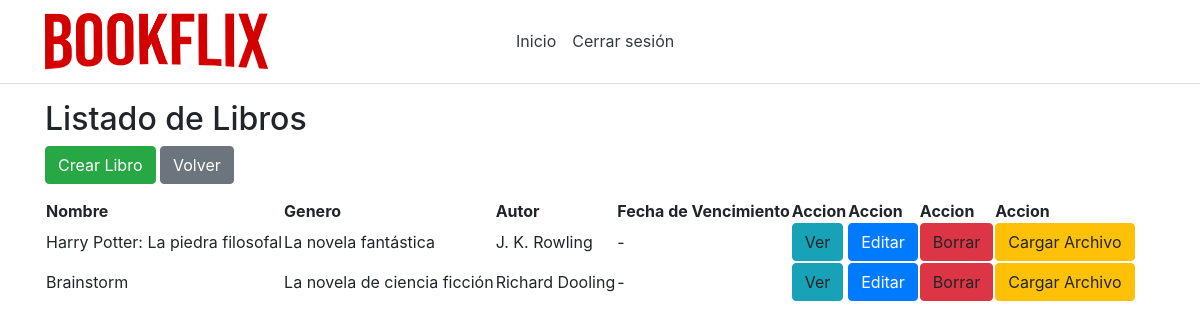
Before: /listBooks/ (signed in) with the older database file.
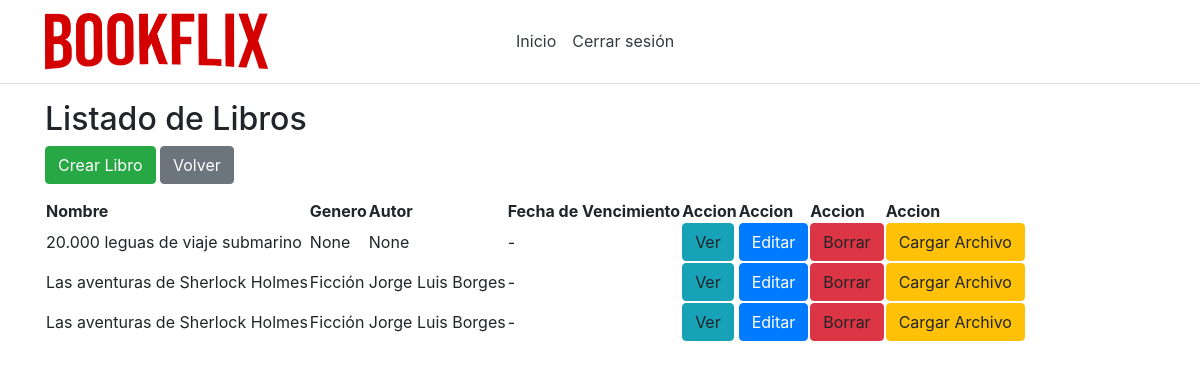
After: the same page with the newer database file.
### app/models.py (models this page shows, shortened)
class Libro(models.Model):
    id = models.AutoField(primary_key=True)
    nombre = models.CharField(max_length=50,unique=True)
    isbn = models.IntegerField(unique=True)
    idAutor = models.ForeignKey(Autor,on_delete=models.CASCADE,null=True)
    idGenero = models.ForeignKey(Genero,on_delete=models.CASCADE,null=True)
    idEditorial = models.ForeignKey(Editorial,on_delete=models.CASCADE,null=True)
    descripcion = models.CharField(max_length=1000)
    foto = models.ImageField(upload_to='images/',null=True,blank=True)
    vistos = models.IntegerField(null=True, default=0)
    ultimoCapitulo = models.BooleanField(default=False)

class Genero(models.Model):
    id = models.AutoField(primary_key=True)
    nombre = models.CharField(max_length=50,unique=True)
    def __str__(self):
        return self.nombre

class Autor(models.Model):
    id = models.AutoField(primary_key=True)
    nombre = models.CharField(max_length=50,unique=True)
    def __str__(self):
        return self.nombre

### app/views.py (the view)
# urls.py: path('listBooks/', views.listBooks),
def listBooks(request):
    libros = Libro.objects.all().order_by('vistos')
    return render(request, "shared/listOfBooks.html", {'libros': libros})

### app/models.py (called while the page is built)
    @property
    def is_active(self):
        return self.active

    @property
    def is_superuser(self):
        return self.superuser

### app/templates/shared/listOfBooks.html (shortened to what this page needs)
{% extends 'default/layout.html' %}
{% block admin %}
<h2>Listado de Libros</h2>
<div class="btn-group" role="group" aria-label="Basic example">
<form method="get" action="/createBook">
    <button class="btn btn-success" type="submit">Crear Libro</button>
  </form>
<form method="get" action="/inicio">
    <button class="btn btn-secondary" type="submit">Volver</button>
</form>
</div>
<table>
    <thead>
        <tr>
            <th>Nombre</th>
            <th>Genero</th>
            <th>Autor</th>
            <th>Fecha de Vencimiento</th>
            <th>Accion</th>
            <th>Accion</th>
            <th>Accion</th>
            <th>Accion</th>
        </tr>
    </thead>
    <tbody>
        {% for libro in libros %}
        <tr>
            <td>{{ libro.nombre }}</td>
            <td>{{ libro.idGenero }}</td>
            <td>{{ libro.idAutor }}</td>
            <td>-</td>
            <td><a class="btn btn-info" role="button" >Ver</a></td>
            <td><a class="btn btn-primary" role="button" href="/editBook/{{ libro.id }}">Editar</a></td>
            <td><a class="btn btn-danger" role="button" >Borrar</a></td>
            <td><a class="btn btn-warning" role="button" >Cargar Archivo</a></td>
        </tr>
        {% endfor %}
    </tbody>
</table>
{% endblock %}

### app/templates/default/layout.html
{% include "default/header.html" %}
<div class="container">
{% if user.is_authenticated %}
{% block share %}
    {% if user.is_superuser == 1 %}
        {% block admin %}
        {% endblock %}
    {% else %}
        {% block suscriptor %}
        {% endblock %}
    {% endif %}
{% endblock %}
{% else %}
    {% block public %}
        <a>Tiene que loguearse para ver el contenido</a>
        <a href="{% url 'login' %}">click aqui para ingresar</a>
    {% endblock %}
{% endif %}
</div>
{% include "default/footer.html" %}

### app/templates/default/header.html (shortened to what this page needs)
<head>
    {% load static %}
    <link rel="stylesheet" type="text/css" href="{% static 'css/bootstrap.css' %}">
    <link rel="stylesheet" type="text/css" href="{% static 'css/style.css' %}">
</head>
    <header>
        <nav class="navbar navbar-expand-sm navbar-toggleable-sm navbar-light bg-white border-bottom box-shadow mb-3">
            <div class="container">
                <a class="navbar-brand">
                    <img src="{% static 'images/bookflix.png' %}" class="imglogo" />
                </a>
                <div class="navbar-collapse collapse d-sm-inline-flex flex-sm-row-reverse">
                    <ul class="navbar-nav flex-grow-1">
                        {% if user.is_authenticated %}
                        <li class="nav-item">
                            <a class="nav-link text-dark" href="/">Inicio</a>
                        </li>
                        <li class="nav-item">
                            <a class="nav-link text-dark" href="{% url 'logout' %}"
                            onClick="return confirm('¿Seguro que quiere cerrar sesión?');">
                            Cerrar sesión
                            </a>
                        </li>
                        {% else %}
                        <li class="nav-item">
                            <a class="nav-link text-dark" href="/">Iniciar sesion</a>
                        </li>
                        {% endif %}
                    </ul>
                </div>
            </div>
        </nav>
    </header>

### app/templates/default/footer.html
</body>
</html>

### static/css/style.css (style rules this page uses)
.imglogo { max-width: 50%; }
.container { width: 100%; }

Changed rows visible on the page:
removed Libro: nombre "Harry Potter: La piedra filosofal", idGenero "La novela fantástica", idAutor "J. K. Rowling"
removed Libro: nombre "Brainstorm", idGenero "La novela de ciencia ficción", idAutor "Richard Dooling"
added Libro: nombre "20.000 leguas de viaje submarino", idGenero "None", idAutor "None"
added Libro: nombre "Las aventuras de Sherlock Holmes", idGenero "Ficción", idAutor "Jorge Luis Borges"
added Libro: nombre "Las aventuras de Sherlock Holmes", idGenero "Ficción", idAutor "Jorge Luis Borges"
